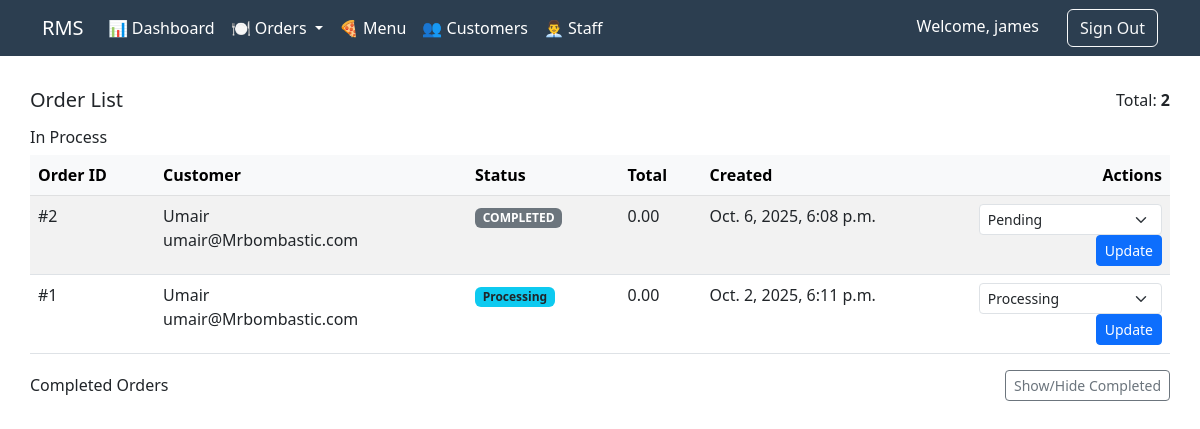
/orders/ (signed in), run on the app's committed database.
### accounts/models.py (models this page shows, shortened)
class User(AbstractUser):
    class Role(models.TextChoices):
        ADMIN = 'ADMIN', 'Admin'         # Can do everything
        MANAGER = 'MANAGER', "Manager"   # Can manage orders and staff
        CASHIER = 'CASHIER', 'Cashier'   # Can take orders and payments
        STAFF = 'STAFF', 'Staff'         # Basic access
    role = models.CharField(max_length=10, choices=Role.choices)

### orders/models.py (models this page shows, shortened)
class Order(models.Model):
    ORDER_TYPE = (
        ("DINE_IN", "Dine In"),      # Customer eats at restaurant
        ("TAKEAWAY", "Takeaway"),    # Customer takes food home
        ("DELIVERY", "Delivery")     # Food delivered to customer
    )
    STATUS = (
        ("PENDING", "Pending"),          # Order just placed
        ("IN_PROGRESS", "In Progress"),  # Kitchen is preparing
        ("COMPLETED", "Completed"),      # Order ready/delivered
        ("CANCELLED", "Cancelled")       # Order was cancelled
    )
    order_number = models.IntegerField(unique=True, default=1000)  # Unique number for each order
    customer = models.ForeignKey(Customer, on_delete=models.SET_NULL, null=True, blank=True)  # Registered customer (optional)
    customer_name = models.CharField(max_length=100, blank=True)  # Walk-in customer name
    customer_phone = models.CharField(max_length=15, blank=True)  # Walk-in customer phone
    table = models.ForeignKey(DiningTable, on_delete=models.SET_NULL, null=True, blank=True)  # Which table (if dine-in)
    order_type = models.CharField(max_length=20, choices=ORDER_TYPE)  # Dine-in, takeaway, or delivery
    status = models.CharField(max_length=20, choices=STATUS, default="PENDING")  # Current order status
    placed_by = models.ForeignKey(settings.AUTH_USER_MODEL, on_delete=models.SET_NULL, null=True)  # Which staff took order
    created_at = models.DateTimeField(auto_now_add=True)  # When order was created
    updated_at = models.DateTimeField(auto_now=True)  # When order was last updated
    total_amount = models.DecimalField(max_digits=10, decimal_places=2, default=0.00)  # Total cost
    class Meta:
        indexes = [models.Index(fields=["status", "order_type", "created_at"])]

### customers/models.py (models this page shows, shortened)
class Customer(models.Model):
    name = models.CharField(max_length=100)                                # Customer's full name
    email = models.EmailField(unique=True)                                 # Email address (must be unique)
    phone = models.CharField(max_length=15, unique=True)                   # Phone number (must be unique)
    address = models.TextField()                                           # Home address
    date_of_birth = models.DateField(null=True, blank=True)                # Birthday (optional)
    arrival_time = models.DateTimeField(auto_now_add=True)                 # When they first registered
    leaving_time = models.DateTimeField(null=True, blank=True)             # When they left (if tracked)
    created_at = models.DateTimeField(auto_now_add=True)                   # When customer account was created

### orders/views.py (the view, shortened to what this page needs)
# urls.py: path('', views.order_list, name='order_list'),
def order_list(request):
    all_orders = Order.objects.all().order_by('-created_at')  # Newest orders first
    all_products = Product.objects.all()  # All products for adding items
    return render(request, "orders/order_list.html", {"orders": all_orders, "products": all_products})

### orders/templates/orders/order_list.html (shortened to what this page needs)
{% extends 'base.html' %}
{% block content %}
<div class="orders-card">
    <div class="d-flex justify-content-between align-items-center mb-3">
        <h1 class="h5 mb-0">Order List</h1>
        <div class="text-muted-sm">Total: <strong>{{ orders|length }}</strong></div>
    </div>
    <h2 class="h6">In Process</h2>
    <div class="table-responsive">
        <table class="table table-striped table-hover table-compact">
            <thead class="table-light">
                <tr>
                    <th>Order ID</th>
                    <th>Customer</th>
                    <th>Status</th>
                    <th>Total</th>
                    <th>Created</th>
                    <th class="text-end">Actions</th>
                </tr>
            </thead>
            <tbody>
                {% for order in orders %}
                    {% if order.status != 'completed' and order.status != 'cancelled' %}
                        <tr>
                            <td>#{{ order.id }}</td>
                            <td>
                                <div>{{ order.customer.name }}</div>
                                {% if order.customer.email %}
                                    <div class="text-muted-sm">{{ order.customer.email }}</div>
                                {% endif %}
                            </td>
                            <td>
                                {% if order.status == 'pending' %}
                                    <span class="badge bg-warning text-dark badge-status">Pending</span>
                                {% elif order.status == 'processing' %}
                                    <span class="badge bg-info text-dark badge-status">Processing</span>
                                {% else %}
                                    <span class="badge bg-secondary badge-status">{{ order.status|capfirst }}</span>
                                {% endif %}
                            </td>
                            <td>{{ order.total_amount }}</td>
                            <td class="text-muted-sm">{{ order.created_at }}</td>
                            <td class="text-end">
                                <form method="post" action="change_status" class="status-form">
                                    <select name="new_status" class="form-select form-select-sm status-select" aria-label="Change status">
                                        <option value="pending" {% if order.status == 'pending' %}selected{% endif %}>Pending</option>
                                        <option value="processing" {% if order.status == 'processing' %}selected{% endif %}>Processing</option>
                                    </select>
                                    <button type="submit" class="btn btn-sm btn-primary">Update</button>
                                </form>
                            </td>
                        </tr>
                    {% endif %}
                {% empty %}
                    <tr>
                        <td colspan="6" class="text-center text-muted">No orders found.</td>
                    </tr>
                {% endfor %}
            </tbody>
        </table>
    </div>
    <div class="completed-section">
        <div class="d-flex justify-content-between align-items-center mb-2">
            <h2 class="h6 mb-0">Completed Orders</h2>
            <button id="toggleCompletedBtn" class="btn btn-sm btn-outline-secondary" type="button">Show/Hide Completed</button>
        </div>
    </div>
</div>
{% endblock %}

### templates/base.html (shortened to what this page needs)
<!DOCTYPE html>
<html lang="en">
<head>
    <link href="https://cdn.jsdelivr.net/npm/bootstrap@5.3.0/dist/css/bootstrap.min.css" rel="stylesheet">
</head>
<body>
    <nav class="navbar navbar-expand-lg navbar-custom">
        <div class="container">
            <a class="navbar-brand" href="{% url 'home' %}">RMS</a>
            <div class="collapse navbar-collapse" id="navbarNav">
                <ul class="navbar-nav me-auto">
                    {% if user.is_authenticated %}
                        <li class="nav-item">
                            <a class="nav-link" href="{% url 'dashboard' %}">
                                📊 Dashboard
                            </a>
                        </li>
                        <li class="nav-item dropdown">
                            <a class="nav-link dropdown-toggle" href="#" role="button" data-bs-toggle="dropdown">
                                🍽️ Orders
                            </a>
                        </li>
                        <li class="nav-item">
                            <a class="nav-link" href="{% url 'menu_list' %}">🍕 Menu</a>
                        </li>
                        <li class="nav-item">
                            <a class="nav-link" href="{% url 'customer_list' %}">👥 Customers</a>
                        </li>
                        <li class="nav-item">
                            <a class="nav-link" href="{% url 'staff_list' %}">👨‍💼 Staff</a>
                        </li>
                    {% endif %}
                </ul>
                <div class="auth-buttons">
                    {% if user.is_authenticated %}
                        <span class="text-white me-3">Welcome, {{ user.username }}</span>
                        <a href="{% url 'signout' %}" class="btn btn-outline-light">Sign Out</a>
                    {% else %}
                        <a href="{% url 'signin' %}" class="btn btn-outline-light">Sign In</a>
                        <a href="{% url 'signup' %}" class="btn btn-light">Sign Up</a>
                    {% endif %}
                </div>
            </div>
        </div>
    </nav>
    <div class="container main-content">
        {% block content %}
        {% endblock %}
    </div>
</body>
</html>

### templates/base.html (style rules this page uses)
.navbar-custom { background-color: #2c3e50; }
.navbar-custom .navbar-brand, .navbar-custom .nav-link { color: white !important; }
.main-content { padding: 2rem 0; min-height: 80vh; }
.auth-buttons .btn { margin-left: 0.5rem; }

### data on the page
User: username "james"
Order: id "2", customer.name "Umair", customer.email "umair@Mrbombastic.com", status "COMPLETED", total_amount "0.00", created_at "Oct. 6, 2025, 6:08 p.m."
Order: id "1", customer.name "Umair", customer.email "umair@Mrbombastic.com", shows "Processing", total_amount "0.00", created_at "Oct. 2, 2025, 6:11 p.m.", new_status "Processing"

### other printed values
{{ orders|length }} "2"
